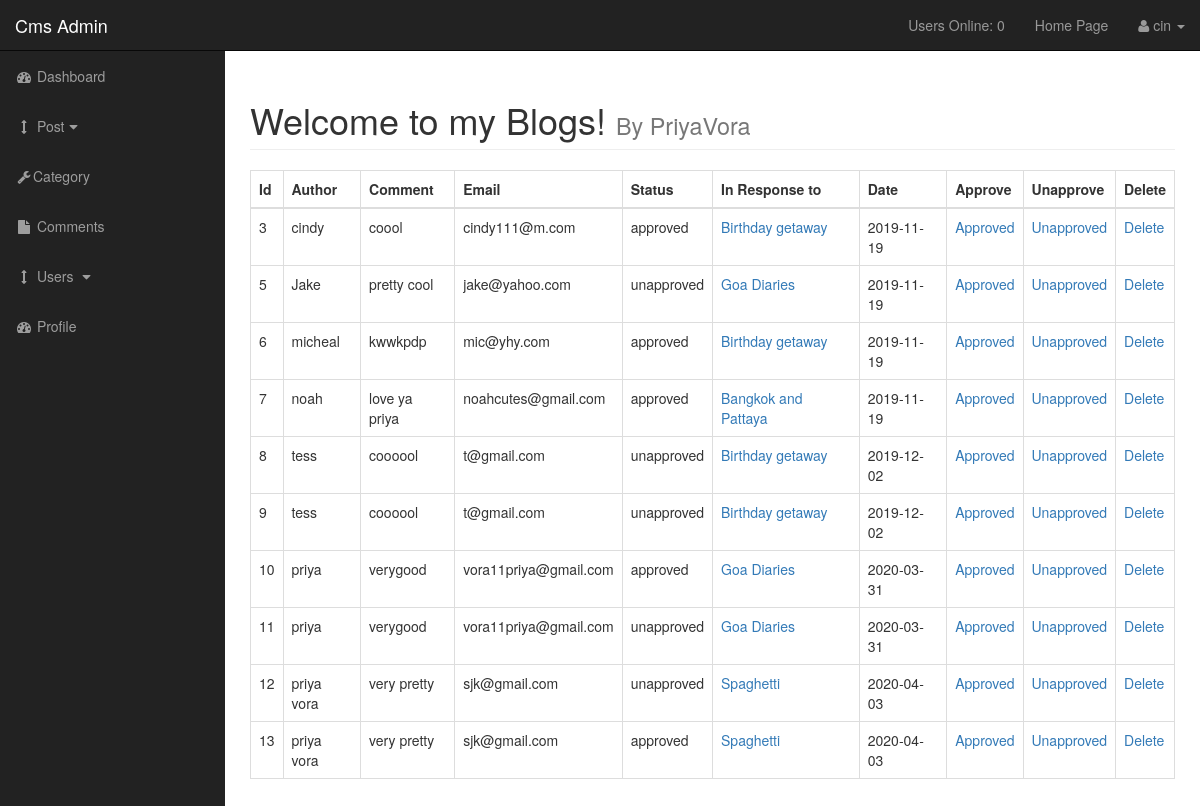
Screenshot of /admin/comment.php (signed in) with the database file from the repository.
### tables this page shows
CREATE TABLE `comment` (
  `comment_id` int(3) NOT NULL,
  `comment_post_id` int(3) NOT NULL,
  `comment_author` varchar(255) NOT NULL,
  `comment_email` varchar(255) NOT NULL,
  `comment_content` text NOT NULL,
  `comment_status` varchar(255) NOT NULL,
  `comment_date` date NOT NULL
);

CREATE TABLE `posts` (
  `post_id` int(3) NOT NULL,
  `post_category_id` int(3) NOT NULL,
  `post_title` varchar(255) NOT NULL,
  `post_author` varchar(255) NOT NULL,
  `post_date` date NOT NULL,
  `post_image` text NOT NULL,
  `post_content` text NOT NULL,
  `post_tags` varchar(255) NOT NULL,
  `post_comment_count` int(11) NOT NULL,
  `post_status` varchar(255) NOT NULL DEFAULT 'draft',
  `post_view_count` int(11) NOT NULL
);

### admin/adminfunctions.php (called while the page is built, shortened)
<?php
function users_online(){
    global $connection;
        $session = session_id();
        $time = time();
        $time_out_seconds = 40;
        $time_out= $time - $time_out_seconds;
        $query= "select * from users_online where session = '$session'";
        $send_query = mysqli_query($connection, $query);
        $count = mysqli_num_rows($send_query);
        if($count == NULL) {
     mysqli_query($connection, "insert into users_online(session, time) values('$session','$time')");
        } else {
     mysqli_query($connection, "update users_online set time='$time' where session = '$session'");
        }
    $users_online_query = mysqli_query($connection, "select * from users_online where time > '$time_out'");
    return $count_users_online = mysqli_num_rows($users_online_query);
}
?>

### admin/in/view_all_comment.php (the view, shortened to what this page needs)
<table class="table table-bordered table-hover">
                          <thead>
                             <tr>
                               <th>Id</th>
                               <th>Author</th>
                               <th>Comment</th>
                               <th>Email</th>
                               <th>Status</th>
                               <th>In Response to</th>
                               <th>Date</th>
                               <th>Approve</th>
                               <th>Unapprove</th>
                               <th>Delete</th>
                             </tr>
                          </thead>
                             <tbody>
                             <?php
                              $query= 'select * from comment';
                                 global $connection;
                              $select_comment= mysqli_query($connection, $query);
                                 while($row= mysqli_fetch_assoc($select_comment)){
                                   $comment_id = $row['comment_id'];
                                   $comment_post_id = $row['comment_post_id'];
                                   $comment_author = $row['comment_author'];
                                   $comment_content = $row['comment_content'];
                                   $comment_email = $row['comment_email'];
                                   $comment_status = $row['comment_status'];
                                   $comment_date = $row['comment_date'];
                                echo "<tr>";
                                echo"<td>$comment_id</td>";
                                echo"<td>$comment_author</td>";
                                echo"<td>$comment_content</td>";
                                echo"<td>$comment_email</td>";
                                echo"<td>$comment_status</td>";
                               $query= "SELECT * from posts where post_id = $comment_post_id ";
                               $select_post_id_query= mysqli_query($connection, $query);
                               while($row= mysqli_fetch_assoc($select_post_id_query)) {
                                   $post_id= $row['post_id'];
                                   $post_title= $row['post_title'];
                                      echo"<td><a href='../post.php?p_id=$post_id'>$post_title </a>  </td>";
                               }
                                echo"<td>$comment_date </td>";
                               echo"<td><a href='comment.php?approved= $comment_id'>Approved</a></td>";
                                echo"<td><a href='comment.php?unapproved=$comment_id '>Unapproved</a></td>";
                                echo"<td><a onClick=\"javascript: return confirm('Are you sure you want to Delete this post?'); \" href='comment.php?delete= $comment_id'>Delete</a></td>";
                                echo "</tr>";
                                 }
                            ?>
                       </tbody>
                       </table>

### admin/in/adminheader.php (shortened to what this page needs)
<?php include "../includes/db.php";  ?>
<?php include "adminfunctions.php"; ?>
<!DOCTYPE html>
<html lang="en">
<head>
    <link href="css/bootstrap.min.css" rel="stylesheet">
    <link href="css/sb-admin.css" rel="stylesheet">
    <link href="font-awesome/css/font-awesome.min.css" rel="stylesheet" type="text/css">
    <link href="css/styles.css" rel="stylesheet">
</head>
<body>

### admin/comment.php (shortened to what this page needs)
<?php include "in/adminheader.php"; ?>
    <div id="wrapper">
        <?php include "in/adminnavigation.php"; ?>
        <div id="page-wrapper">
            <div class="container-fluid">
                <div class="row">
                    <div class="col-lg-12">
                        <h1 class="page-header">
                            Welcome to my Blogs!
                            <small>By PriyaVora</small>
                        </h1>
                      <?php if(isset($_GET['source'])){
                             $source= $_GET['source'];
                            } else {
                             $source= '';
}
                        switch($source){
                            default:
                            include 'in/view_all_comment.php';
                            break;
                        }
                     ?>
                    </div>
                </div>
            </div>
        </div>
 <?php include "in/adminfooter.php"; ?>

### admin/in/adminnavigation.php (shortened to what this page needs)
<nav class="navbar navbar-inverse navbar-fixed-top" role="navigation">
            <div class="navbar-header">
                <a class="navbar-brand" href="index.php">Cms Admin</a>
            </div>
            <ul class="nav navbar-right top-nav">
              <li><a href=""> Users Online: <?php echo users_online(); ?></a></li>
               <li><a href= "../index.php">Home Page</a></li>
                <li class="dropdown">
                    <a href="#" class="dropdown-toggle" data-toggle="dropdown"><i class="fa fa-user"></i>
                  <?php if(isset($_SESSION['username'])){
    echo $_SESSION['username'];}?>
                   <b class="caret"></b></a>
                </li>
            </ul>
            <div class="collapse navbar-collapse navbar-ex1-collapse">
                <ul class="nav navbar-nav side-nav">
                    <li>
                        <a href="index.php"><i class="fa fa-fw fa-dashboard"></i> Dashboard</a>
                    </li>
                     <li>
                        <a href="javascript:;" data-toggle="collapse" data-target="#posts"><i class="fa fa-fw fa-arrows-v"></i> Post<i class="fa fa-fw fa-caret-down"></i></a>
                    </li>
                    <li>
                        <a href="categories.php"><i class="fa fa-fw fa-wrench"></i>Category</a>
                    </li>
                    <li class="">
                        <a href="comment.php"><i class="fa fa-fw fa-file"></i> Comments</a>
                    </li>
                     <li>
                        <a href="javascript:;" data-toggle="collapse" data-target="#demo"><i class="fa fa-fw fa-arrows-v"></i> Users <i class="fa fa-fw fa-caret-down"></i></a>
                    </li>
                     <li>
                        <a href="profile.php"><i class="fa fa-fw fa-dashboard"></i> Profile</a>
                    </li>
                </ul>
            </div>
        </nav>

### admin/in/adminfooter.php (shortened to what this page needs)
   </div>
</body>
</html>

### admin/css/sb-admin.css (style rules this page uses)
body { margin-top: 100px; background-color: #222; }
@media (min-width:768px) { body { margin-top: 50px; } }
#wrapper { padding-left: 0; }
#page-wrapper { width: 100%; padding: 0; background-color: #fff; }
@media (min-width:768px) { #wrapper { padding-left: 225px; } }
@media (min-width:768px) { #page-wrapper { padding: 10px; } }
.top-nav { padding: 0 15px; }
.top-nav>li { display: inline-block; float: left; }
.top-nav>li>a { padding-top: 15px; padding-bottom: 15px; line-height: 20px; color: #999; }
@media (min-width:768px) { .side-nav { position: fixed; top: 51px; left: 225px; width: 225px; margin-left: -225px; border: none; border-radius: 0; overflow-y: auto; background-color: #222; } }
@media (min-width:768px) { .side-nav>li>a { width: 225px; } }

### rows the page displays
comment: comment_id "3", comment_author "cindy", comment_content "coool", comment_email "cindy111@m.com", comment_status "approved", comment_date "2019-11-19"
posts: post_title "Birthday getaway"
comment: comment_id "5", comment_author "Jake", comment_content "pretty cool", comment_email "jake@yahoo.com", comment_status "unapproved", comment_date "2019-11-19"
posts: post_title "Goa Diaries"
comment: comment_id "6", comment_author "micheal", comment_content "kwwkpdp", comment_email "mic@yhy.com", comment_status "approved", comment_date "2019-11-19"
comment: comment_id "7", comment_author "noah", comment_content "love ya priya", comment_email "noahcutes@gmail.com", comment_status "approved", comment_date "2019-11-19"
posts: post_title "Bangkok and Pattaya"
comment: comment_id "8", comment_author "tess", comment_content "coooool", comment_email "t@gmail.com", comment_status "unapproved", comment_date "2019-12-02"
comment: comment_id "9", comment_author "tess", comment_content "coooool", comment_email "t@gmail.com", comment_status "unapproved", comment_date "2019-12-02"
comment: comment_id "10", comment_author "priya", comment_content "verygood", comment_email "vora11priya@gmail.com", comment_status "approved", comment_date "2020-03-31"
comment: comment_id "11", comment_author "priya", comment_content "verygood", comment_email "vora11priya@gmail.com", comment_status "unapproved", comment_date "2020-03-31"
comment: comment_id "12", comment_author "priya vora", comment_content "very pretty", comment_email "sjk@gmail.com", comment_status "unapproved", comment_date "2020-04-03"
posts: post_title "Spaghetti"
comment: comment_id "13", comment_author "priya vora", comment_content "very pretty", comment_email "sjk@gmail.com", comment_status "approved", comment_date "2020-04-03"

### other values shown
users_online() "0"
$_SESSION['username'] "cin"
